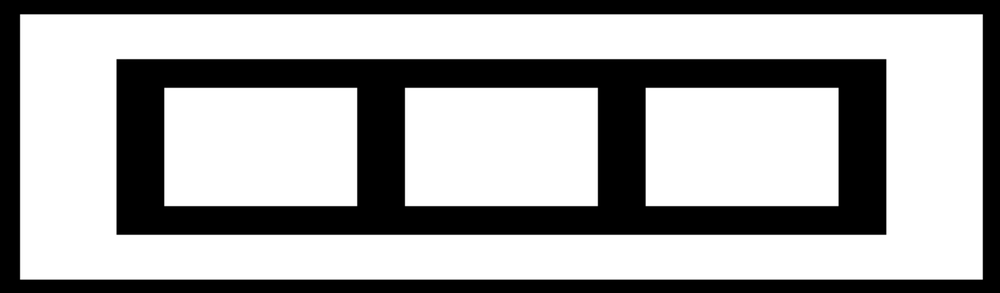
#> input picture experiments/scanner/examples/base.png, 1000 x 293 px, shrunk from 2094 x 614 before the run
$ jupyter execute --allow-errors scanner.ipynb
#> lines starting #> are read from the running program, lines starting #| are printed output that depends on the picture; after the words box and inside, x2 and y2 are one past the last pixel; in counts of white or black regions, pixels touching at a corner belong together
# Venn Tree Scanner prototype

[cell 1]
import matplotlib.pyplot as plt
from skimage import io
import numpy as np
import skimage
from skimage.color import rgb2gray
from skimage import filters

def color_eq(c1, c2):
    return all(c1 == c2)

def color_close(c1, c2, tolerance=.4):
    #dist = np.sum((np.array(c1[:3] - c2[:3], dtype=float))**2)
    dist = np.linalg.norm(c1[:3]-c2[:3])
    # We are using RGB. Max distance is black vs white, 255
    # Therefore the max euclidean distance is:
    # sqrt((255^2)*3) = sqrt(195,075) = 441.673
    rel_dist = dist / 441.673
    assert rel_dist <= 1

    return rel_dist < tolerance

def show(original, segmented):
    fig, axes = plt.subplots(2, 1, figsize=(16, 8))
    ax = axes.ravel()
    ax[0].imshow(original, cmap='gray')
    ax[0].set_title("Original")
    ax[1].imshow(segmented)
    ax[1].set_title("Segmented")
    fig.tight_layout()
    plt.show()

# original = io.imread("examples/helloworldblurred.png", as_gray=True)
original = io.imread("examples/base.png", as_gray=True)
#> original is the input picture: shape (293, 1000) float64; min 0, max 1, mean 0.644

# Apply Otsu's tresholding
threshold_value = filters.threshold_otsu(original)
#> threshold_value = 0.502
original = original > threshold_value
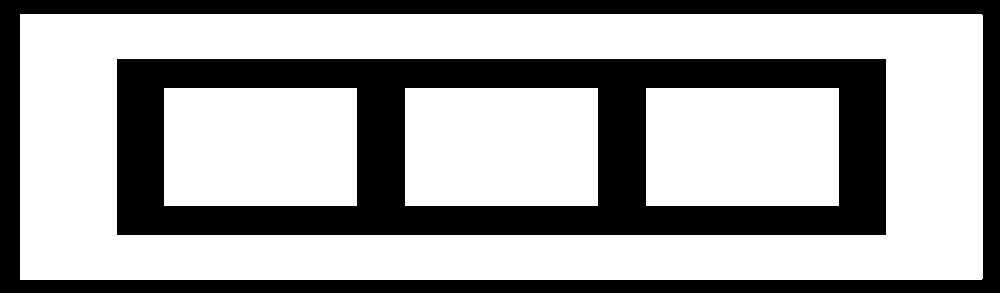
#> original: shape (293, 1000) bool; 64.6% white; 2 black regions, box (x1, y1, x2, y2) and area: (117, 59, 886, 235) 67022, (0, 0, 1000, 293) 36844

#####################################
### Segmenting image
#####################################

# Create a matrix with the same size as the
# original image, then color-segment the image
# assigning an incrementally new number to each
# segment.
segmented = np.zeros(original.shape[:2], dtype=int)
max_x_diff = np.array([0], dtype=int)
cols = np.zeros((original.shape[0], original.shape[1], 4))

last_class_used = 0
for y in range(segmented.shape[0]):
    for x in range(segmented.shape[1]):
        if segmented[y][x] == 0:
            # New class!
            last_class_used += 1
            last_color_used = np.random.rand(4,)
            last_color_used[3] = 1

            left_most_x = 0
            right_most_x = 0

            segmented[y][x] = last_class_used
            cols[y][x] = last_color_used
            frontier = set([(y,x)])
            while len(frontier) > 0:
                pixpos = frontier.pop()
                left_most_x = min(left_most_x, pixpos[1])
                right_most_x = max(right_most_x, pixpos[1])
                for dx in [-1,0,1]:
                    for dy in [-1,0,1]:
                        ppy = pixpos[0]+dy
                        ppx = pixpos[1]+dx
                        if (ppy >= 0 and ppy < segmented.shape[0] and
                            ppx >= 0 and ppx < segmented.shape[1] and
                            segmented[ppy,ppx] == 0 and # excluding also the pixel under analysis
                            #color_eq(original[pixpos[0]][pixpos[1]],original[ppy][ppx])):
                            # color_close(original[y][x],original[ppy][ppx])):
                            original[y][x] == original[ppy][ppx]): # Thresholded
                            segmented[ppy][ppx] = last_class_used
                            cols[ppy][ppx] = last_color_used
                            frontier.add((ppy,ppx))

            max_x_diff = np.append(max_x_diff, right_most_x - left_most_x)
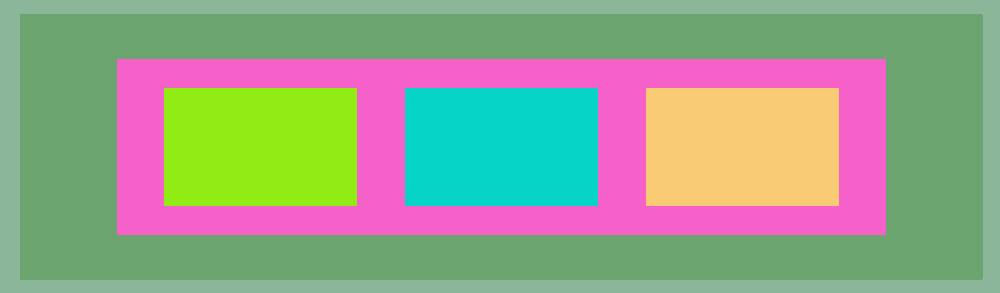
#> cols: shape (293, 1000, 4) float64; mean of channels 0, 1, 2, 3 0.586, 0.643, 0.539, 1; drawn as R, G, B
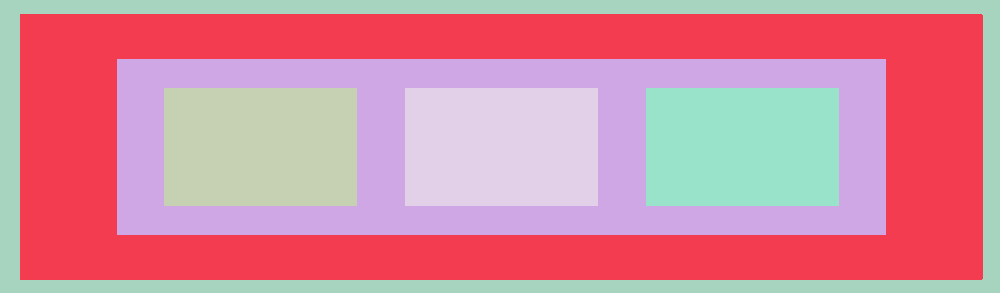
#> segmented: shape (293, 1000) int64; 6 distinct labels, from 1 to 6; one colour per label, 0 black
#> after the loop, last_class_used = 6

# [4 lines of commented-out code are left out]

show(original, cols)
#> in show, `plt.show()`:
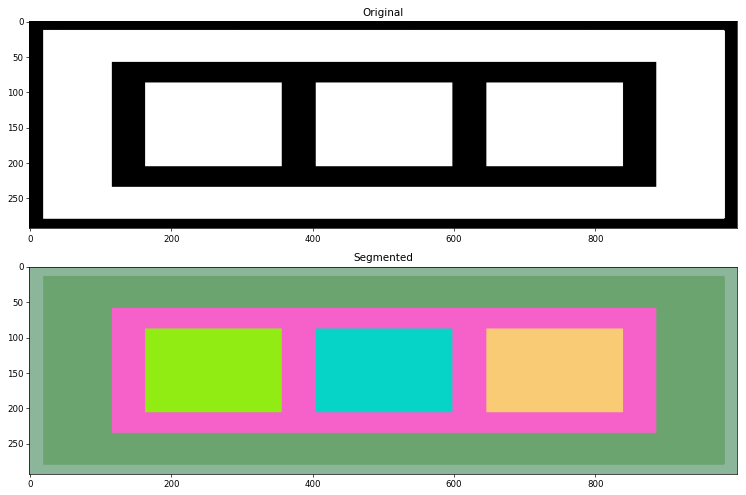
#> figure drawn by matplotlib, 2 panels
print(f"Image dimensions (y,x): {segmented.shape}")
#| Image dimensions (y,x): (293, 1000)
print(f"# Classes: {last_class_used}")
#| # Classes: 6

$ run again, with experiments/scanner/examples/helloworldblurred.png copied over experiments/scanner/examples/base.png
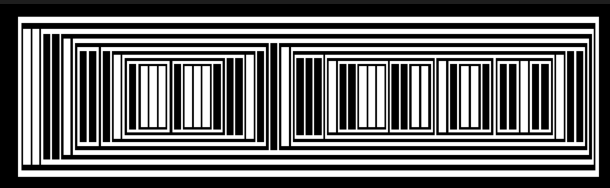
#> input picture experiments/scanner/examples/helloworldblurred.png, 610 x 188 px
#> original is the input picture: shape (188, 610) float64; min 0, max 1, mean 0.424
#> threshold_value = 0.486
#> original: shape (188, 610) bool; 42.6% white; 39 white regions, largest, box (x1, y1, x2, y2) and area: (18, 17, 599, 177) 8583, (41, 29, 594, 165) 7083, (73, 39, 589, 155) 5393
#> after the loop `for y in range(segmented.shape[0]):`:
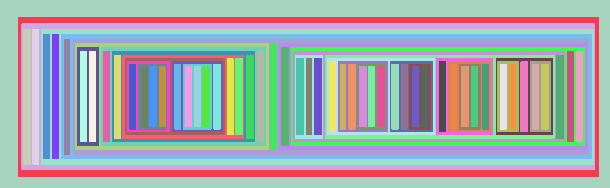
#> segmented: shape (188, 610) int64; 82 distinct labels, from 1 to 82; one colour per label, 0 black
#> in show, `plt.show()`:
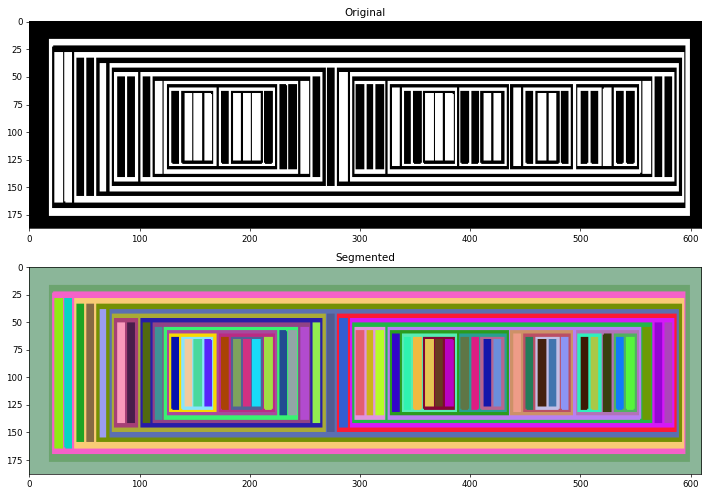
#> figure drawn by matplotlib, 2 panels
#| Image dimensions (y,x): (188, 610)
#| # Classes: 82

$ run again, with experiments/scanner/examples/Hello world!.png copied over experiments/scanner/examples/base.png
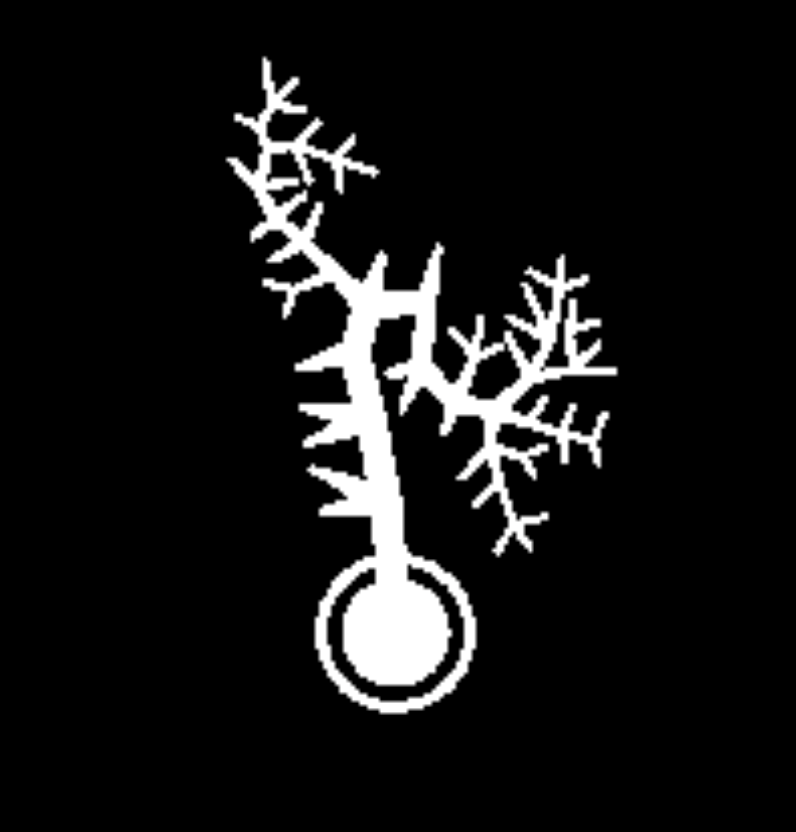
#> input picture experiments/scanner/examples/Hello world!.png, 796 x 832 px
#> threshold_value = 0.463
#> after the loop `for y in range(segmented.shape[0]):`:
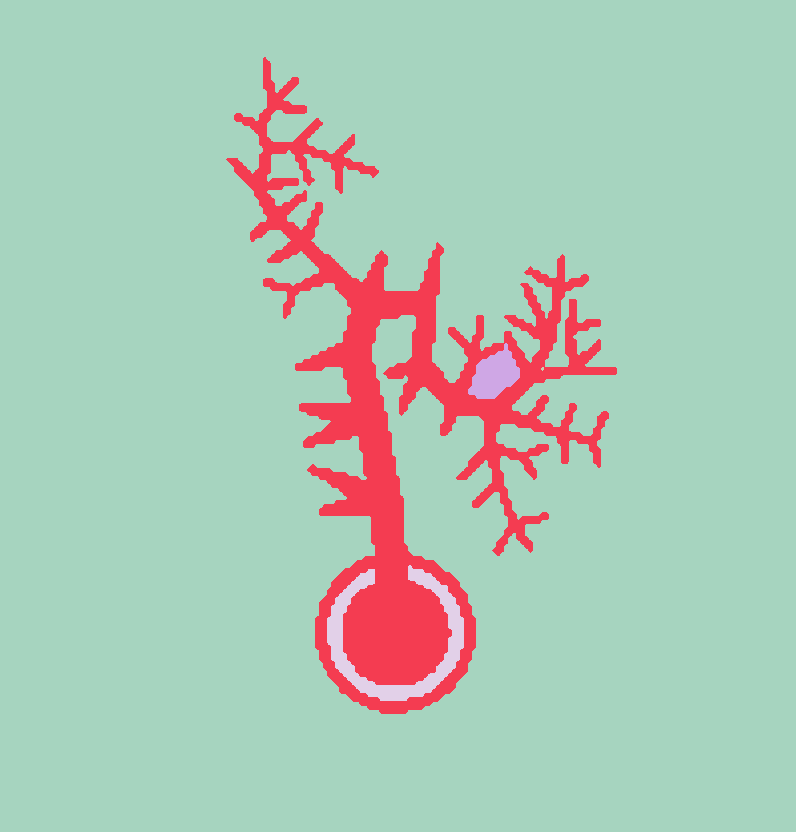
#> segmented: shape (832, 796) int64; 5 distinct labels, from 1 to 5; one colour per label, 0 black
#> in show, `plt.show()`:
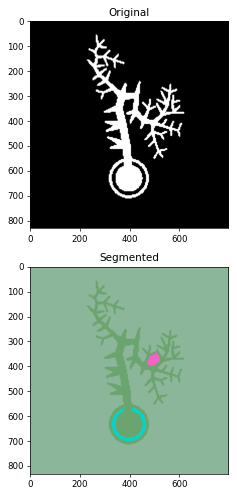
#> figure drawn by matplotlib, 2 panels
#| Image dimensions (y,x): (832, 796)
#| # Classes: 5

$ run again, with experiments/scanner/examples/helloworld.png copied over experiments/scanner/examples/base.png
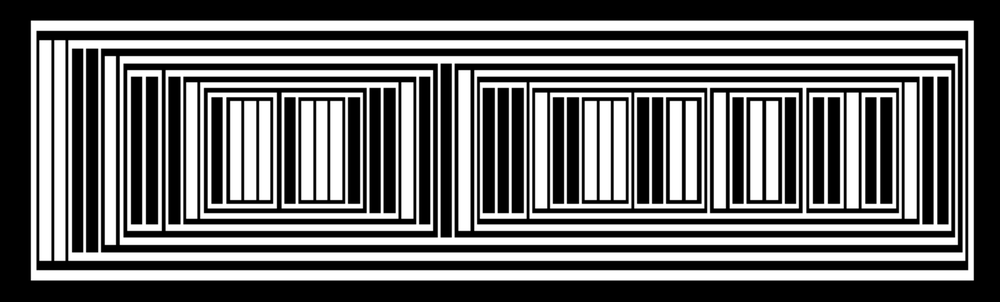
#> input picture experiments/scanner/examples/helloworld.png, 1000 x 302 px, shrunk from 2138 x 646 before the run
#> original is the input picture: shape (302, 1000) float64; min 0, max 1, mean 0.42
#> threshold_value = 0.482
#> original: shape (302, 1000) bool; 43% white; 39 white regions, largest, box (x1, y1, x2, y2) and area: (31, 21, 974, 281) 22667, (68, 40, 965, 261) 18582, (120, 56, 958, 245) 15486
#> after the loop `for y in range(segmented.shape[0]):`:
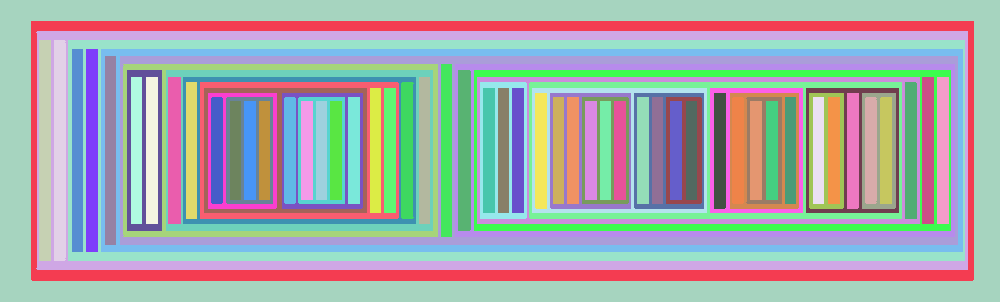
#> segmented: shape (302, 1000) int64; 82 distinct labels, from 1 to 82; one colour per label, 0 black
#> in show, `plt.show()`:
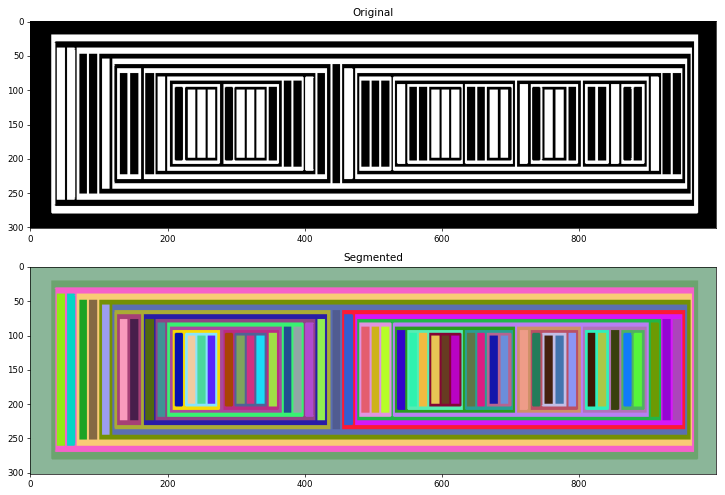
#> figure drawn by matplotlib, 2 panels
#| Image dimensions (y,x): (302, 1000)
#| # Classes: 82
